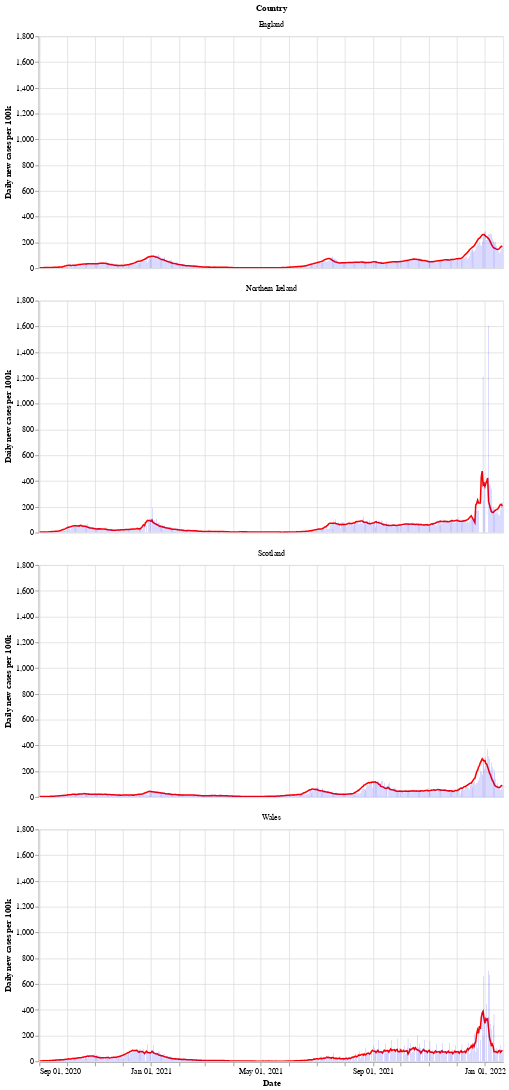

Write notebook code for a chart like this one.
### Markdown cell above
Next is a bar chart of the number of new cases in each country (per 100k population), with the 7 day moving average of cases. Again we see that Wales saw a longer period of raising and falling cases compared to the other countries.

After a period of cases falling, each nation is now seeing a rise in the number of cases - especially in Wales.

### Code cell
# collapse
bars = alt.Chart(uk_cases).mark_bar().encode(
    x=alt.X("yearmonthdate(date):T", axis=alt.Axis(title='Date')),
    y=alt.Y("newCasesRate:Q", axis=alt.Axis(title='Daily new cases per 100k')),
    tooltip='newCasesRate',
    color=alt.condition(
        alt.datum.dailyChange > 0,
        alt.value("orange"),  # The positive color
        alt.value("blue")  # The negative color
    )
).properties(title='New cases per 100k population with rolling 7 day average', width=600).interactive()
line = alt.Chart(uk_cases).mark_line(
    color='red',
    size=2,
).transform_window(
    rolling_mean='mean(newCasesRate)',
    frame=[0, 7],
    groupby=['areaName']
).encode(
    x='yearmonthdate(date):T',
    y='rolling_mean:Q'
)
alt.layer(line, bars, data=uk_cases).facet(alt.Row('areaName', title='Country'), columns=1)

### Figure 1 — Vega-Lite specification as saved in the notebook (floating-point values rounded to 4 significant figures; data arrays with more than 128 entries replaced by an {"elided": "..."} marker saying what was removed)
{"config": {"view": {"continuousWidth": 400, "continuousHeight": 300}}, "data": {"name": "data-1b7129930ae50b87a813d81cc25ea40d"}, "facet": {"type": "nominal", "field": "areaName", "title": "Country"}, "spec": {"layer": [{"mark": {"type": "line", "color": "red", "size": 2}, "encoding": {"x": {"type": "temporal", "field": "date", "timeUnit": "yearmonthdate"}, "y": {"type": "quantitative", "field": "rolling_mean"}}, "transform": [{"window": [{"op": "mean", "field": "newCasesRate", "as": "rolling_mean"}], "frame": [0, 7], "groupby": ["areaName"]}]}, {"mark": "bar", "encoding": {"color": {"condition": {"value": "orange", "test": "(datum.dailyChange > 0)"}, "value": "blue"}, "tooltip": {"type": "quantitative", "field": "newCasesRate"}, "x": {"type": "temporal", "axis": {"title": "Date"}, "field": "date", "timeUnit": "yearmonthdate"}, "y": {"type": "quantitative", "axis": {"title": "Daily new cases per 100k"}, "field": "newCasesRate"}}, "selection": {"selector002": {"type": "interval", "bind": "scales", "encodings": ["x", "y"]}}, "title": "New cases per 100k population with rolling 7 day average", "width": 600}]}, "columns": 1, "$schema": "https://vega.github.io/schema/vega-lite/v4.8.1.json", "datasets": {"data-1b7129930ae50b87a813d81cc25ea40d": {"elided": "2028 records"}}}
